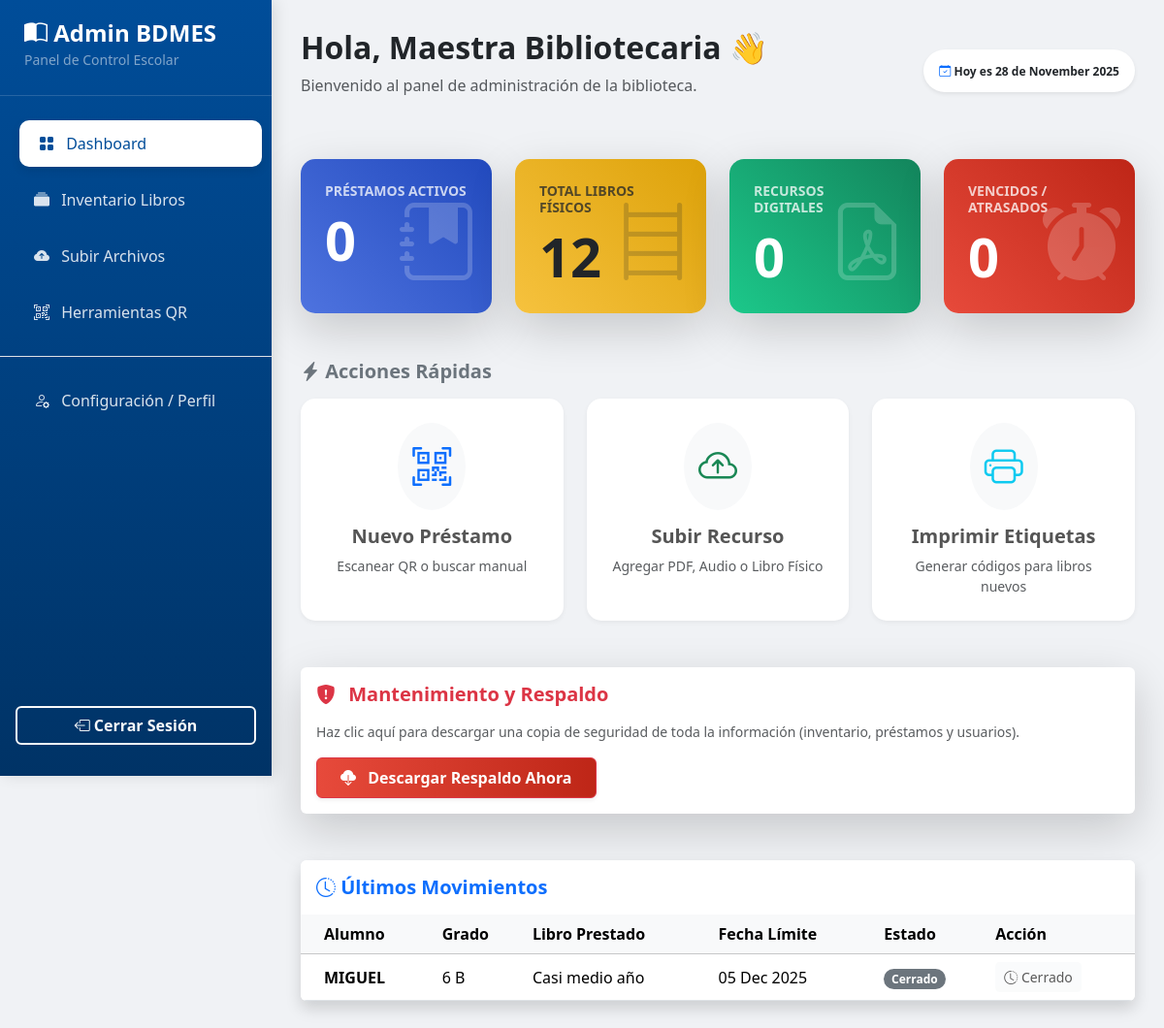
/admin/dashboard (signed in), run on the app's committed database.
### app.py (models this page shows)
class Prestamo(db.Model):
    __tablename__ = 'prestamos'
    id_prestamo = db.Column(db.Integer, primary_key=True)
    id_recurso = db.Column(db.Integer, db.ForeignKey('recursos.id_recurso'), nullable=False)
    id_admin = db.Column(db.Integer, db.ForeignKey('usuarios.id_usuario'), nullable=False)
    nombre_alumno = db.Column(db.String(100), nullable=False)
    grado_grupo = db.Column(db.String(10), nullable=False)
    fecha_prestamo = db.Column(db.Date, nullable=False, default=date.today)
    fecha_devolucion_limite = db.Column(db.Date, nullable=True)
    fecha_devolucion_real = db.Column(db.Date, nullable=True)
    estado = db.Column(db.String(15), default='Activo')

class Recurso(db.Model):
    __tablename__ = 'recursos'
    id_recurso = db.Column(db.Integer, primary_key=True)
    titulo = db.Column(db.String(255), nullable=False)
    autor = db.Column(db.String(200), nullable=False)
    categoria = db.Column(db.String(100), nullable=False, default='General')
    tipo_recurso = db.Column(db.String(20), nullable=False)
    ruta_archivo_e2 = db.Column(db.String(255), nullable=True)
    ruta_miniatura = db.Column(db.String(255), nullable=True)
    ejemplares_total = db.Column(db.Integer, default=0)
    ejemplares_disponibles = db.Column(db.Integer, default=0)
    descripcion = db.Column(db.Text)
    prestamos = db.relationship('Prestamo', backref='libro', lazy=True, cascade="all, delete-orphan")

### app.py (the view)
@app.route('/admin/dashboard')
def admin_dashboard():
    if 'loggedin' not in session:
        return redirect(url_for('admin_login'))
    today = date.today()
    prestamos_activos = db.session.query(Prestamo).filter(Prestamo.estado == 'Activo').count()
    total_fisicos_query = db.session.query(db.func.sum(Recurso.ejemplares_total)).filter(Recurso.tipo_recurso == 'fisico').scalar()
    total_fisicos = total_fisicos_query if total_fisicos_query is not None else 0
    recursos_digitales = db.session.query(Recurso).filter(Recurso.tipo_recurso != 'fisico').count()
    vencidos = db.session.query(Prestamo).filter(
        Prestamo.estado == 'Activo',
        Prestamo.fecha_devolucion_limite < today
    ).count()
    ultimos_prestamos = Prestamo.query.order_by(Prestamo.fecha_prestamo.desc()).limit(5).all()
    return render_template('admin/dashboard.html',
                           prestamos_activos=prestamos_activos,
                           total_fisicos=total_fisicos,
                           recursos_digitales=recursos_digitales,
                           vencidos=vencidos,
                           ultimos_prestamos=ultimos_prestamos,
                           user_name=session.get('user_name'),
                           today=today)

### templates/admin/dashboard.html (shortened to what this page needs)
<!DOCTYPE html>
<html lang="es">
<head>
    <link href="https://cdn.jsdelivr.net/npm/bootstrap@5.3.2/dist/css/bootstrap.min.css" rel="stylesheet">
    <link rel="stylesheet" href="https://cdn.jsdelivr.net/npm/bootstrap-icons@1.11.2/font/bootstrap-icons.min.css">
</head>
<body>
    <nav class="sidebar d-flex flex-column">
        <div class="brand-section">
            <h4 class="mb-0 fw-bold"><i class="bi bi-book-half"></i> Admin BDMES</h4>
            <small class="text-white-50">Panel de Control Escolar</small>
        </div>
        <ul class="nav flex-column">
            <li class="nav-item">
                <a class="nav-link active" href="{{ url_for('admin_dashboard') }}">
                    <i class="bi bi-grid-fill me-2"></i> Dashboard
                </a>
            </li>
            <li class="nav-item">
                <a class="nav-link" href="{{ url_for('inventario') }}">
                    <i class="bi bi-collection-fill me-2"></i> Inventario Libros
                </a>
            </li>
            <li class="nav-item">
                <a class="nav-link" href="{{ url_for('nuevo_recurso') }}">
                    <i class="bi bi-cloud-arrow-up-fill me-2"></i> Subir Archivos
                </a>
            </li>
            <li class="nav-item">
                <a class="nav-link" href="{{ url_for('ver_qr') }}">
                    <i class="bi bi-qr-code-scan me-2"></i> Herramientas QR
                </a>
            </li>
            <li class="nav-item mt-3 border-top pt-3">
                <a class="nav-link" href="{{ url_for('admin_perfil') }}">
                    <i class="bi bi-person-gear me-2"></i> Configuración / Perfil
                </a>
            </li>
        </ul>
        <div class="mt-auto p-3 mb-3">
            <a href="{{ url_for('logout') }}" class="btn btn-outline-light w-100 fw-bold border-2">
                <i class="bi bi-box-arrow-left"></i> Cerrar Sesión
            </a>
        </div>
    </nav>
    <main class="main-content">
        <div class="d-flex justify-content-between align-items-center mb-5">
            <div>
                <h2 class="fw-bold text-dark">Hola, {{ user_name }} 👋</h2>
                <p class="text-muted">Bienvenido al panel de administración de la biblioteca.</p>
            </div>
            <div>
                <span class="badge bg-white text-dark shadow-sm p-3 rounded-pill">
                    <i class="bi bi-calendar-check text-primary"></i> Hoy es {{ today.strftime('%d de %B %Y') }}
                </span>
            </div>
        </div>
        <div class="row g-4 mb-5">
            <div class="col-md-3">
                <div class="card stat-card text-white h-100 shadow-lg" style="background: linear-gradient(45deg, #4e73df, #224abe);">
                    <div class="card-body">
                        <h6 class="text-uppercase opacity-75 fw-bold small">Préstamos Activos</h6>
                        <h2 class="display-4 fw-bold mb-0">{{ prestamos_activos }}</h2>
                        <i class="bi bi-journal-bookmark-fill icon-bg"></i>
                    </div>
                </div>
            </div>
            <div class="col-md-3">
                <div class="card stat-card text-dark h-100 shadow-lg" style="background: linear-gradient(45deg, #f6c23e, #dda20a);">
                    <div class="card-body">
                        <h6 class="text-uppercase opacity-75 fw-bold small">Total Libros Físicos</h6>
                        <h2 class="display-4 fw-bold mb-0">{{ total_fisicos }}</h2>
                        <i class="bi bi-bookshelf icon-bg text-dark"></i>
                    </div>
                </div>
            </div>
            <div class="col-md-3">
                <div class="card stat-card text-white h-100 shadow-lg" style="background: linear-gradient(45deg, #1cc88a, #13855c);">
                    <div class="card-body">
                        <h6 class="text-uppercase opacity-75 fw-bold small">Recursos Digitales</h6>
                        <h2 class="display-4 fw-bold mb-0">{{ recursos_digitales }}</h2>
                        <i class="bi bi-file-earmark-pdf icon-bg"></i>
                    </div>
                </div>
            </div>
            <div class="col-md-3">
                <div class="card stat-card text-white h-100 shadow-lg" style="background: linear-gradient(45deg, #e74a3b, #be2617);">
                    <div class="card-body">
                        <h6 class="text-uppercase opacity-75 fw-bold small">Vencidos / Atrasados</h6>
                        <h2 class="display-4 fw-bold mb-0">{{ vencidos }}</h2>
                        <i class="bi bi-alarm-fill icon-bg"></i>
                    </div>
                </div>
            </div>
        </div>
        <h5 class="text-secondary fw-bold mb-3"><i class="bi bi-lightning-charge-fill"></i> Acciones Rápidas</h5>
        <div class="row g-4 mb-5">
            <div class="col-md-4">
                <a href="{{ url_for('inventario') }}" class="quick-action-btn">
                    <span class="quick-icon text-primary"><i class="bi bi-qr-code-scan"></i></span>
                    <h5 class="fw-bold">Nuevo Préstamo</h5>
                    <p class="text-muted small mb-0">Escanear QR o buscar manual</p>
                </a>
            </div>
            <div class="col-md-4">
                <a href="{{ url_for('nuevo_recurso') }}" class="quick-action-btn">
                    <span class="quick-icon text-success"><i class="bi bi-cloud-arrow-up"></i></span>
                    <h5 class="fw-bold">Subir Recurso</h5>
                    <p class="text-muted small mb-0">Agregar PDF, Audio o Libro Físico</p>
                </a>
            </div>
            <div class="col-md-4">
                <a href="{{ url_for('ver_qr') }}" class="quick-action-btn">
                    <span class="quick-icon text-info"><i class="bi bi-printer"></i></span>
                    <h5 class="fw-bold">Imprimir Etiquetas</h5>
                    <p class="text-muted small mb-0">Generar códigos para libros nuevos</p>
                </a>
            </div>
        </div>
        <div class="row mb-5">
            <div class="col-md-12">
                <div class="card shadow-lg border-0">
                    <div class="card-body py-3">
                        <h5 class="fw-bold text-danger mb-3"><i class="bi bi-shield-fill-exclamation me-2"></i> Mantenimiento y Respaldo</h5>
                        <p class="text-muted small">Haz clic aquí para descargar una copia de seguridad de toda la información (inventario, préstamos y usuarios).</p>
                        <a href="{{ url_for('descargar_respaldo') }}" class="btn btn-danger fw-bold py-2 px-4 shadow-sm" style="background: linear-gradient(90deg, #e74a3b, #be2617)!important;"
                           onclick="return confirm('¿Confirmar la descarga del respaldo de la base de datos?');">
                            <i class="bi bi-cloud-download-fill me-2"></i> Descargar Respaldo Ahora
                        </a>
                    </div>
                </div>
            </div>
        </div>
        <div class="card shadow border-0 overflow-hidden">
            <div class="card-header bg-white py-3 border-0">
                <h5 class="mb-0 fw-bold text-primary"><i class="bi bi-clock-history"></i> Últimos Movimientos</h5>
            </div>
            <div class="table-responsive">
                <table class="table table-hover mb-0 align-middle">
                    <thead class="table-light">
                        <tr>
                            <th class="ps-4">Alumno</th>
                            <th>Grado</th>
                            <th>Libro Prestado</th>
                            <th>Fecha Límite</th>
                            <th>Estado</th>
                            <th>Acción</th>
                        </tr>
                    </thead>
                    <tbody>
                        {% for prestamo in ultimos_prestamos %}
                        <tr>
                            <td class="ps-4 fw-bold">{{ prestamo.nombre_alumno }}</td>
                            <td>{{ prestamo.grado_grupo }}</td>
                            <td>{{ prestamo.libro.titulo }}</td>
                            <td>{{ prestamo.fecha_devolucion_limite.strftime('%d %b %Y') }}</td>
                            <td>
                                {% if prestamo.estado == 'Activo' and prestamo.fecha_devolucion_limite < today %}
                                    <span class="badge bg-danger rounded-pill">Vencido</span>
                                {% elif prestamo.estado == 'Activo' %}
                                    <span class="badge bg-warning text-dark rounded-pill">Activo</span>
                                {% else %}
                                    <span class="badge bg-secondary rounded-pill">Cerrado</span>
                                {% endif %}
                            </td>
                            <td>
                                {% if prestamo.estado == 'Activo' %}
                                    <form action="{{ url_for('devolver_prestamo', prestamo_id=prestamo.id_prestamo) }}"
                                          method="POST"
                                          style="display:inline;"
                                          onsubmit="return confirm('¿Confirmar la recepción y devolución de {{ prestamo.nombre_alumno }}?');">
                                        <button type="submit" class="btn btn-sm btn-success fw-bold">
                                            <i class="bi bi-check-lg me-1"></i> Recibir
                                        </button>
                                    </form>
                                {% else %}
                                    <button class="btn btn-sm btn-light" disabled><i class="bi bi-clock-history"></i> Cerrado</button>
                                {% endif %}
                            </td>
                        </tr>
                        {% else %}
                        <tr>
                            <td colspan="6" class="text-center py-3 text-muted">No hay movimientos recientes registrados.</td>
                        </tr>
                        {% endfor %}
                    </tbody>
                </table>
            </div>
        </div>
    </main>
</body>
</html>

### templates/admin/dashboard.html (style rules this page uses)
:root { --primary-color: #004d99; --secondary-color: #ffc107; --sidebar-width: 280px; }
body { background-color: #f0f2f5; font-family: 'Segoe UI', Tahoma, Geneva, Verdana, sans-serif; }
.sidebar { width: var(--sidebar-width); height: 100vh; position: fixed; top: 0; left: 0; background: linear-gradient(180deg, var(--primary-color) 0%, #003366 100%); color: white; padding-top: 20px; z-index: 1000; box-shadow: 4px 0 15px rgba(0,0,0,0.1); }
.brand-section { padding: 0 25px 25px 25px; border-bottom: 1px solid rgba(255,255,255,0.15); margin-bottom: 20px; }
.sidebar .nav-link { color: rgba(255,255,255,0.85); margin: 5px 15px; padding: 12px 20px; border-radius: 10px; transition: all 0.3s; font-weight: 500; }
.sidebar .nav-link:hover, .sidebar .nav-link.active { color: var(--primary-color); background-color: white; box-shadow: 0 4px 10px rgba(0,0,0,0.1); transform: translateX(5px); }
.main-content { margin-left: var(--sidebar-width); padding: 30px; }
.stat-card { border: none; border-radius: 15px; overflow: hidden; transition: transform 0.3s; position: relative; }
.stat-card .card-body { padding: 25px; z-index: 2; position: relative; }
.stat-card .icon-bg { position: absolute; right: 15px; bottom: 15px; font-size: 5rem; opacity: 0.2; z-index: 1; }
.quick-action-btn { background: white; border: none; border-radius: 15px; padding: 25px; text-align: center; height: 100%; transition: all 0.3s; box-shadow: 0 2px 5px rgba(0,0,0,0.05); text-decoration: none; display: block; color: #555; }
.quick-icon { font-size: 2.5rem; margin-bottom: 15px; display: inline-block; padding: 15px; border-radius: 50%; background-color: #f8f9fa; transition: background-color 0.3s; }

### data on the page
Prestamo: nombre_alumno "MIGUEL", grado_grupo "6 B", libro.titulo "Casi medio año", fecha_devolucion_limite "05 Dec 2025", estado "Cerrado"

### other printed values
{{ user_name }} "Maestra Bibliotecaria"
{{ prestamos_activos }} "0"
{{ total_fisicos }} "12"
{{ recursos_digitales }} "0"
{{ vencidos }} "0"
